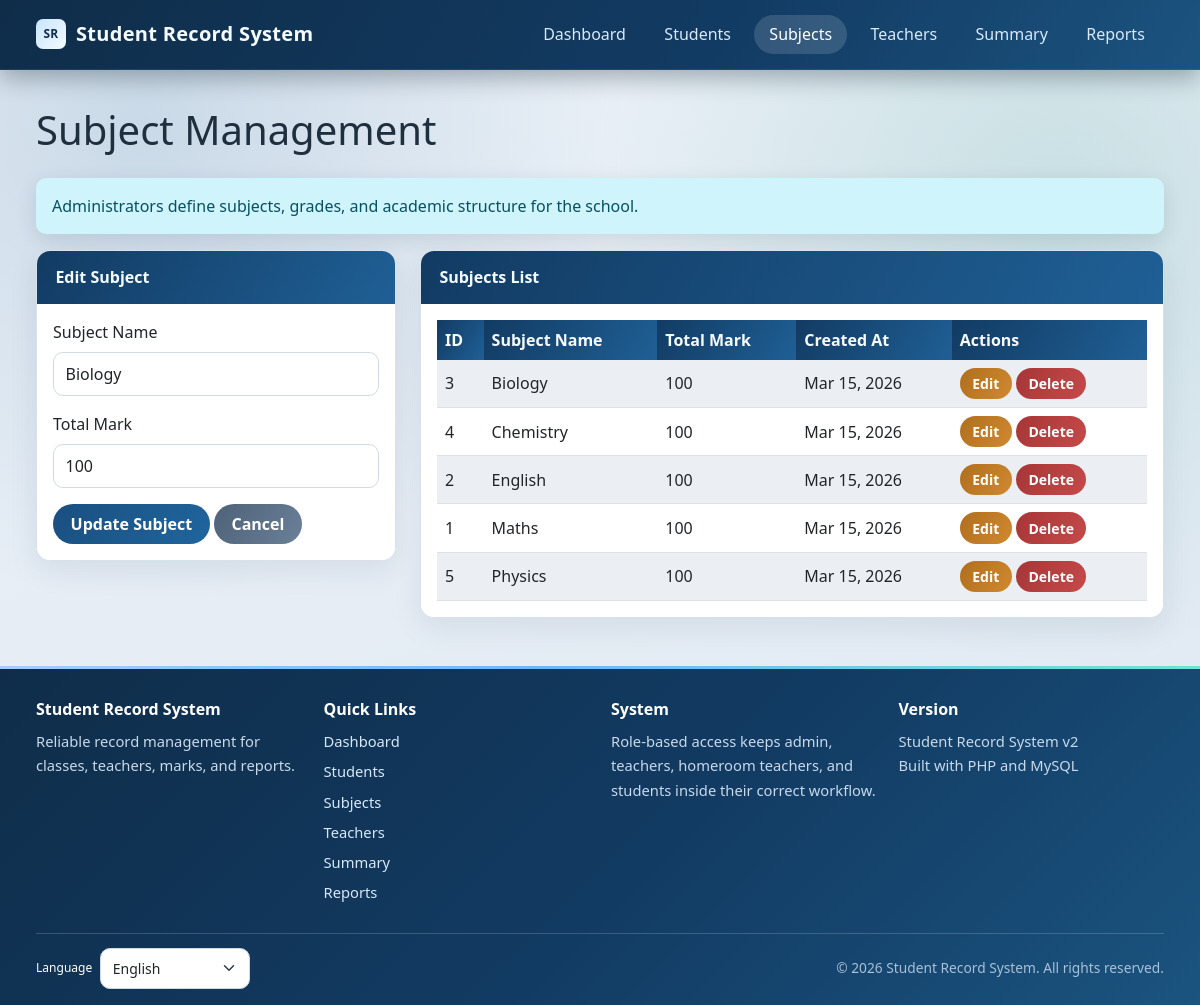
The app's page /pages/subjects.php?edit=3 (signed in) with its own data.
### tables this page shows
CREATE TABLE IF NOT EXISTS subjects (
    subject_id INT AUTO_INCREMENT PRIMARY KEY,
    subject_name VARCHAR(100) NOT NULL,
    total_mark INT NOT NULL DEFAULT 100,
    created_at TIMESTAMP DEFAULT CURRENT_TIMESTAMP
);

### auth/auth_helper.php (called while the page is built, shortened)
<?php
require_once __DIR__ . '/../config/localization.php';
function hasRole($role) {
    return isset($_SESSION['role']) && $_SESSION['role'] === $role;
}
function isAdmin() {
    return hasRole('admin');
}
function isTeacher() {
    return hasRole('teacher');
}
function isStudent() {
    return hasRole('student');
}
function canViewStudentDirectory() {
    return isAdmin() || isTeacher();
}
function canAccessStudentRecords() {
    return canViewStudentDirectory();
}
function canManageSubjects() {
    return isAdmin();
}
function canViewOwnAcademicRecords() {
    return isStudent();
}
function canGenerateSchoolReports() {
    return isAdmin();
}
function canCompileFinalResults() {
    return isAdmin() || isHomeroomTeacher();
}
function canGenerateStudentReports() {
    return canGenerateSchoolReports() || isHomeroomTeacher();
}
function canViewStudentReports() {
    return canGenerateStudentReports() || canViewOwnAcademicRecords();
}
function canAccessSummary() {
    return canCompileFinalResults();
}
function getCsrfToken() {
    return $_SESSION['csrf_token'];
}
?>

### pages/subjects.php (the view, shortened to what this page needs)
<?php
require_once '../auth/auth_helper.php';
$db = new Database();
$conn = $db->getConnection();
$is_admin = canManageSubjects();
$is_teacher = hasRole('teacher');
$session_teacher_id = $is_teacher ? (int)($_SESSION['teacher_id'] ?? 0) : 0;
$edit_subject = null;
if ($is_admin && isset($_GET['edit'])) {
    $subject_id = (int)$_GET['edit'];
    $result = $conn->query("SELECT * FROM subjects WHERE subject_id=$subject_id");
    $edit_subject = $result ? $result->fetch_assoc() : null;
}
if ($is_admin) {
    $subjects = $conn->query('SELECT * FROM subjects ORDER BY subject_name');
} else {
    $subjects = $conn->query("SELECT s.*
                              FROM subjects s
                              INNER JOIN teacher_subjects ts ON ts.subject_id = s.subject_id
                              WHERE ts.teacher_id = $session_teacher_id
                              ORDER BY s.subject_name");
}
$page_title = $is_admin ? 'Subject Management' : (isHomeroomTeacher() ? 'Homeroom Subject Assignments' : 'My Subject Assignments');
$info_message = $is_admin
    ? 'Administrators define subjects, grades, and academic structure for the school.'
    : 'You can review only the subjects assigned to your teacher account. Only admin can add, update, or delete subject definitions.';
$csrf_token = urlencode(getCsrfToken());
?>
<!DOCTYPE html>
<html lang="<?php echo htmlspecialchars(currentLanguageTag(), ENT_QUOTES, 'UTF-8'); ?>">
<head>
    <link href="https://cdn.jsdelivr.net/npm/bootstrap@5.3.0/dist/css/bootstrap.min.css" rel="stylesheet">
    <link href="../assets/style.css" rel="stylesheet">
</head>
<body>
    <nav class="navbar navbar-expand-lg navbar-dark bg-dark">
        <div class="container">
            <a class="navbar-brand" href="../index.php"><?php echo htmlspecialchars(t('Student Record System'), ENT_QUOTES, 'UTF-8'); ?></a>
            <div class="collapse navbar-collapse" id="navbarNav">
                <ul class="navbar-nav ms-auto">
                    <li class="nav-item">
                        <a class="nav-link" href="../index.php"><?php echo htmlspecialchars(t('Dashboard'), ENT_QUOTES, 'UTF-8'); ?></a>
                    </li>
                    <?php if (canAccessStudentRecords()): ?>
                    <li class="nav-item">
                        <a class="nav-link" href="students.php"><?php echo htmlspecialchars(t('Students'), ENT_QUOTES, 'UTF-8'); ?></a>
                    </li>
                    <?php endif; ?>
                    <li class="nav-item">
                        <a class="nav-link active" href="subjects.php"><?php echo htmlspecialchars(t('Subjects'), ENT_QUOTES, 'UTF-8'); ?></a>
                    </li>
                    <?php if (hasRole('admin')): ?>
                    <li class="nav-item">
                        <a class="nav-link" href="teachers.php"><?php echo htmlspecialchars(t('Teachers'), ENT_QUOTES, 'UTF-8'); ?></a>
                    </li>
                    <?php endif; ?>
                    <?php if (canAccessSummary()): ?>
                    <li class="nav-item">
                        <a class="nav-link" href="summary.php"><?php echo htmlspecialchars(t('Summary'), ENT_QUOTES, 'UTF-8'); ?></a>
                    </li>
                    <?php endif; ?>
                    <?php if (canViewStudentReports()): ?>
                    <li class="nav-item">
                        <a class="nav-link" href="report.php"><?php echo htmlspecialchars(t('Reports'), ENT_QUOTES, 'UTF-8'); ?></a>
                    </li>
                    <?php endif; ?>
                </ul>
            </div>
        </div>
    </nav>
    <div class="container mt-4">
        <div class="row">
            <div class="col-12">
                <h1 class="mb-4"><?php echo htmlspecialchars($page_title, ENT_QUOTES, 'UTF-8'); ?></h1>
            </div>
        </div>
        <?php if ($info_message): ?>
            <div class="alert alert-info" role="alert">
                <?php echo htmlspecialchars($info_message, ENT_QUOTES, 'UTF-8'); ?>
            </div>
        <?php endif; ?>
        <div class="row">
            <?php if ($is_admin): ?>
            <div class="col-md-4">
                <div class="card">
                    <div class="card-header">
                        <?php echo $edit_subject ? 'Edit Subject' : 'Add New Subject'; ?>
                    </div>
                    <div class="card-body">
                        <form method="POST">
                            <div class="mb-3">
                                <label for="subject_name" class="form-label">Subject Name</label>
                                <input type="text" class="form-control" id="subject_name" name="subject_name"
                                       value="<?php echo $edit_subject ? htmlspecialchars($edit_subject['subject_name'], ENT_QUOTES, 'UTF-8') : ''; ?>" required>
                            </div>
                            <div class="mb-3">
                                <label for="total_mark" class="form-label">Total Mark</label>
                                <input type="number" class="form-control" id="total_mark" name="total_mark"
                                       value="<?php echo $edit_subject ? (int)$edit_subject['total_mark'] : 100; ?>"
                                       min="1" max="100" required>
                            </div>
                            <button type="submit" class="btn btn-primary" name="<?php echo $edit_subject ? 'edit_subject' : 'add_subject'; ?>">
                                <?php echo $edit_subject ? 'Update Subject' : 'Add Subject'; ?>
                            </button>
                            <?php if ($edit_subject): ?>
                                <a href="subjects.php" class="btn btn-secondary">Cancel</a>
                            <?php endif; ?>
                        </form>
                    </div>
                </div>
            </div>
            <?php endif; ?>
            <div class="<?php echo $is_admin ? 'col-md-8' : 'col-12'; ?>">
                <div class="card">
                    <div class="card-header">
                        <?php echo $is_admin ? 'Subjects List' : 'Assigned Subjects'; ?>
                    </div>
                    <div class="card-body">
                        <div class="table-responsive">
                            <table class="table table-striped">
                                <thead>
                                    <tr>
                                        <th>ID</th>
                                        <th>Subject Name</th>
                                        <th>Total Mark</th>
                                        <th>Created At</th>
                                        <?php if ($is_admin): ?>
                                        <th>Actions</th>
                                        <?php endif; ?>
                                    </tr>
                                </thead>
                                <tbody>
                                    <?php if ($subjects && $subjects->num_rows > 0): ?>
                                        <?php while ($subject = $subjects->fetch_assoc()): ?>
                                            <tr>
                                                <td><?php echo (int)$subject['subject_id']; ?></td>
                                                <td><?php echo htmlspecialchars($subject['subject_name'], ENT_QUOTES, 'UTF-8'); ?></td>
                                                <td><?php echo (int)$subject['total_mark']; ?></td>
                                                <td><?php echo date('M d, Y', strtotime($subject['created_at'])); ?></td>
                                                <?php if ($is_admin): ?>
                                                <td>
                                                    <a href="subjects.php?edit=<?php echo (int)$subject['subject_id']; ?>"
                                                       class="btn btn-sm btn-warning">Edit</a>
                                                    <a href="subjects.php?delete=<?php echo (int)$subject['subject_id']; ?>&csrf_token=<?php echo $csrf_token; ?>"
                                                       class="btn btn-sm btn-danger"
                                                       onclick="return confirm('Are you sure you want to delete this subject? This will also delete all related marks.')">Delete</a>
                                                </td>
                                                <?php endif; ?>
                                            </tr>
                                        <?php endwhile; ?>
                                    <?php endif; ?>
                                </tbody>
                            </table>
                        </div>
                    </div>
                </div>
            </div>
        </div>
    </div>
    <?php
    include __DIR__ . '/../includes/footer.php';
    ?>
</body>
</html>

### assets/style.css (style rules this page uses)
:root { --bg-start: #ecf2f8; --bg-end: #dfe8f2; --surface: #ffffff; --surface-muted: #f4f7fb; --border: #d7e1ec; --text: #1f2f3d; --text-muted: #5f7082; --primary: #123b63; --primary-2: #1f5f95; --accent: #1c8f7a; --danger: #c13939; --success: #158a55; --shadow-soft: 0 10px 30px rgba(16, 40, 66, 0.08); --shadow-strong: 0 16px 40px rgba(16, 40, 66, 0.16); --app-shell-max-width: min(1720px, calc(100vw - 24px)); --app-shell-padding: clamp(1rem, 2vw, 2rem); }
* { margin: 0; padding: 0; box-sizing: border-box; }
html, body { min-height: 100%; }
body { font-family: "Segoe UI", Tahoma, Geneva, Verdana, sans-serif; color: var(--text); padding-top: 82px; background: radial-gradient(circle at 12% 12%, rgba(31, 95, 149, 0.16), transparent 35%), radial-gradient(circle at 88% 20%, rgba(28, 143, 122, 0.15), transparent 35%), linear-gradient(160deg, var(--bg-start) 0%, var(--bg-end) 100%); background-attachment: fixed; }
.container { position: relative; z-index: 1; max-width: var(--app-shell-max-width); padding-left: var(--app-shell-padding); padding-right: var(--app-shell-padding); }
.navbar { position: fixed; top: 0; left: 0; right: 0; z-index: 1000; padding: 0.9rem 0; background: linear-gradient(120deg, #0f2d49 0%, #123b63 60%, #1b537f 100%) !important; box-shadow: 0 8px 24px rgba(8, 24, 38, 0.32); border-bottom: 1px solid rgba(255, 255, 255, 0.08); }
.navbar-brand { display: flex; align-items: center; gap: 10px; font-weight: 700; font-size: 1.25rem; color: #f6fbff !important; letter-spacing: 0.3px; }
.navbar-brand::before { content: "SR"; display: inline-flex; align-items: center; justify-content: center; width: 30px; height: 30px; border-radius: 7px; font-size: 0.75rem; font-weight: 800; color: #0f2d49; background: linear-gradient(130deg, #c9e4ff 0%, #f3fbff 100%); }
.navbar-nav .nav-link { margin: 0 4px; border-radius: 999px; padding: 0.45rem 0.95rem !important; color: #d9e9f8 !important; font-weight: 500; transition: all 0.2s ease; }
.navbar-nav .nav-link:hover, .navbar-nav .nav-link.active { color: #ffffff !important; background: rgba(255, 255, 255, 0.14); }
.card { border: 1px solid var(--border); border-radius: 14px; background: var(--surface); box-shadow: var(--shadow-soft); overflow: hidden; }
.card-header { border: 0; padding: 0.9rem 1.15rem; font-weight: 600; color: #f4fbff; background: linear-gradient(120deg, var(--primary) 0%, var(--primary-2) 100%); }
.card-body { background: var(--surface); }
.btn { border-radius: 999px; padding: 0.52rem 1.1rem; font-weight: 600; border: none; }
.btn-sm { padding: 0.32rem 0.78rem; }
.btn-primary { color: #fff; background: linear-gradient(120deg, #1a4f80 0%, #1f659d 100%); }
.btn-warning { color: #fff; background: linear-gradient(120deg, #b06e1e 0%, #d0892f 100%); }
.btn-danger { color: #fff; background: linear-gradient(120deg, #a63636 0%, #c64a4a 100%); }
.btn-secondary { color: #fff; background: linear-gradient(120deg, #4e6278 0%, #6a8099 100%); }
.table { margin-bottom: 0; }
.table th { border: 0; color: #f5fbff; background: linear-gradient(120deg, var(--primary) 0%, var(--primary-2) 100%); }
.table td { vertical-align: middle; }
.table-striped > tbody > tr:nth-of-type(odd) > * { background-color: #f8fbff; }
.form-control, .form-select { border: 1px solid #cfd9e4; border-radius: 10px; padding: 0.56rem 0.72rem; }
.alert { border: 0; border-radius: 10px; box-shadow: 0 6px 20px rgba(16, 40, 66, 0.12); }

### records on screen
subjects: subject_name "Biology", total_mark "100", subject_id "3", created_at "Mar 15, 2026"
subjects: subject_id "4", subject_name "Chemistry", total_mark "100", created_at "Mar 15, 2026"
subjects: subject_id "2", subject_name "English", total_mark "100", created_at "Mar 15, 2026"
subjects: subject_id "1", subject_name "Maths", total_mark "100", created_at "Mar 15, 2026"
subjects: subject_id "5", subject_name "Physics", total_mark "100", created_at "Mar 15, 2026"

### other values on screen
t('Student Record System') "Student Record System"
t('Dashboard') "Dashboard"
t('Students') "Students"
t('Subjects') "Subjects"
t('Teachers') "Teachers"
t('Summary') "Summary"
t('Reports') "Reports"
$page_title "Subject Management"
$info_message "Administrators define subjects, grades, and academic structure for the school."
t('Quick Links') "Quick Links"
t('System') "System"
t('Version') "Version"
t('Built with PHP and MySQL') "Built with PHP and MySQL"
t('Language') "Language"
t('All rights reserved.') "All rights reserved."
